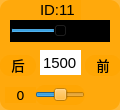
    <widget class="QWidget" name="widget_id11" native="true">
     <property name="geometry">
      <rect>
       <x>220</x>
       <y>215</y>
       <width>120</width>
       <height>110</height>
      </rect>
     </property>
     <property name="minimumSize">
      <size>
       <width>120</width>
       <height>110</height>
      </size>
     </property>
     <property name="maximumSize">
      <size>
       <width>120</width>
       <height>110</height>
      </size>
     </property>
     <property name="styleSheet">
      <string notr="true">background-color: rgb(255, 165, 0, 200);
border-radius:10px;</string>
     </property>
     <widget class="QLabel" name="label_ID11">
      <property name="geometry">
       <rect>
        <x>40</x>
        <y>0</y>
        <width>41</width>
        <height>20</height>
       </rect>
      </property>
      <property name="font">
       <font>
        <family>Arial</family>
        <pointsize>11</pointsize>
       </font>
      </property>
      <property name="styleSheet">
       <string notr="true">background-color: rgb(255, 255, 255， 0);
border-radius:0px;</string>
      </property>
      <property name="text">
       <string>ID:11</string>
      </property>
     </widget>
     <widget class="QSlider" name="horizontalSlider_servo11">
      <property name="geometry">
       <rect>
        <x>10</x>
        <y>20</y>
        <width>100</width>
        <height>22</height>
       </rect>
      </property>
      <property name="layoutDirection">
       <enum>Qt::LeftToRight</enum>
      </property>
      <property name="autoFillBackground">
       <bool>false</bool>
      </property>
      <property name="styleSheet">
       <string notr="true">background-color: rgb(0, 0, 0);
border-radius:0px;</string>
      </property>
      <property name="minimum">
       <number>500</number>
      </property>
      <property name="maximum">
       <number>2500</number>
      </property>
      <property name="pageStep">
       <number>1</number>
      </property>
      <property name="value">
       <number>1500</number>
      </property>
      <property name="orientation">
       <enum>Qt::Horizontal</enum>
      </property>
     </widget>
     <widget class="QLineEdit" name="lineEdit_servo11">
      <property name="geometry">
       <rect>
        <x>40</x>
        <y>50</y>
        <width>41</width>
        <height>25</height>
       </rect>
      </property>
      <property name="font">
       <font>
        <family>Arial</family>
        <pointsize>11</pointsize>
       </font>
      </property>
      <property name="autoFillBackground">
       <bool>false</bool>
      </property>
      <property name="styleSheet">
       <string notr="true">background-color: rgb(255, 255, 255);
border-radius:0px;</string>
      </property>
      <property name="text">
       <string>1500</string>
      </property>
      <property name="alignment">
       <set>Qt::AlignCenter</set>
      </property>
      <property name="readOnly">
       <bool>false</bool>
      </property>
     </widget>
     <widget class="QLabel" name="label_d11">
      <property name="geometry">
       <rect>
        <x>5</x>
        <y>87</y>
        <width>31</width>
        <height>16</height>
       </rect>
      </property>
      <property name="font">
       <font>
        <family>DejaVu Sans</family>
        <pointsize>10</pointsize>
       </font>
      </property>
      <property name="styleSheet">
       <string notr="true">background-color: rgb(255, 255, 255， 0);</string>
      </property>
      <property name="text">
       <string>0</string>
      </property>
      <property name="alignment">
       <set>Qt::AlignCenter</set>
      </property>
     </widget>
     <widget class="QSlider" name="horizontalSlider_deviation11">
      <property name="geometry">
       <rect>
        <x>35</x>
        <y>85</y>
        <width>50</width>
        <height>20</height>
       </rect>
      </property>
      <property name="layoutDirection">
       <enum>Qt::LeftToRight</enum>
      </property>
      <property name="styleSheet">
       <string notr="true">background-color: rgb(255, 255, 255， 0);</string>
      </property>
      <property name="minimum">
       <number>-100</number>
      </property>
      <property name="maximum">
       <number>100</number>
      </property>
      <property name="pageStep">
       <number>1</number>
      </property>
      <property name="orientation">
       <enum>Qt::Horizontal</enum>
      </property>
     </widget>
     <widget class="QLabel" name="label_servoR_11">
      <property name="geometry">
       <rect>
        <x>85</x>
        <y>55</y>
        <width>36</width>
        <height>21</height>
       </rect>
      </property>
      <property name="font">
       <font>
        <family>黑体</family>
        <pointsize>10</pointsize>
       </font>
      </property>
      <property name="styleSheet">
       <string notr="true">background-color: rgb(255, 255, 255， 0);</string>
      </property>
      <property name="text">
       <string>&lt;html&gt;&lt;head/&gt;&lt;body&gt;&lt;p align=&quot;center&quot;&gt;前&lt;/p&gt;&lt;/body&gt;&lt;/html&gt;</string>
      </property>
     </widget>
     <widget class="QLabel" name="label_servoL_11">
      <property name="geometry">
       <rect>
        <x>0</x>
        <y>55</y>
        <width>36</width>
        <height>21</height>
       </rect>
      </property>
      <property name="font">
       <font>
        <family>黑体</family>
        <pointsize>10</pointsize>
       </font>
      </property>
      <property name="styleSheet">
       <string notr="true">background-color: rgb(255, 255, 255， 0);</string>
      </property>
      <property name="text">
       <string>&lt;html&gt;&lt;head/&gt;&lt;body&gt;&lt;p align=&quot;center&quot;&gt;后&lt;/p&gt;&lt;/body&gt;&lt;/html&gt;</string>
      </property>
     </widget>
    </widget>
